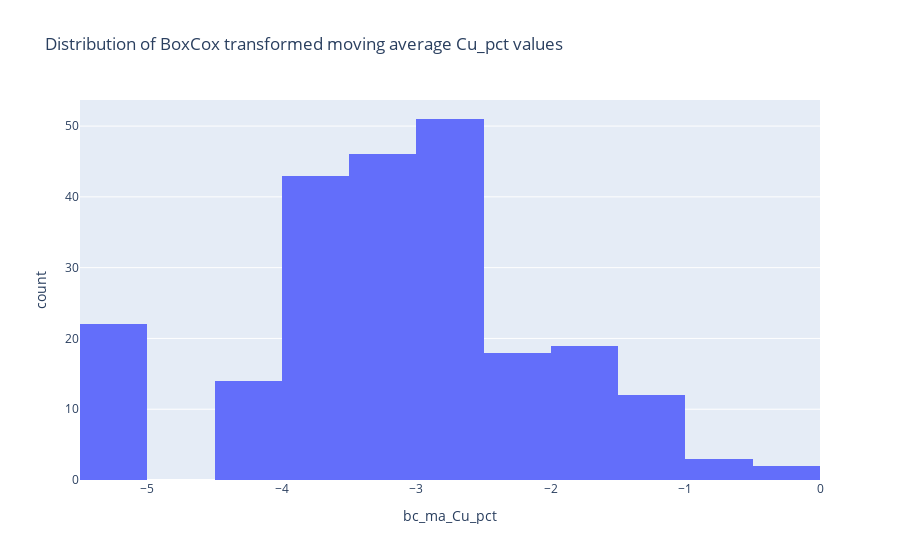

The code cell stored with this chart in its notebook:
### Code cell
epsilon_boxcox_shift = 0.00001
xt, maxlog_lamda = stats.boxcox(adt_FLT_HBX_HWS_Cu["moving_average_Cu_pct"] + epsilon_boxcox_shift)
print(f"The maxlog lamda parameter used for the BoxCox transformation was {maxlog_lamda}")

xt_df = pd.DataFrame(data = {"bc_ma_Cu_pct" : xt})
fig = px.histogram(xt_df, x = "bc_ma_Cu_pct",
                  title = "Distribution of BoxCox transformed moving average Cu_pct values")
fig.show()

### Figure 1 — Plotly figure (JSON) as saved in the notebook; plotly's stock layout.template omitted (floating-point values rounded to 4 significant figures; data arrays with more than 128 entries replaced by an {"elided": "..."} marker saying what was removed)
{"data": [{"alignmentgroup": "True", "bingroup": "x", "hovertemplate": "bc_ma_Cu_pct=%{x}<br>count=%{y}<extra></extra>", "legendgroup": "", "marker": {"color": "#636efa", "pattern": {"shape": ""}}, "name": "", "offsetgroup": "", "orientation": "v", "showlegend": false, "type": "histogram", "x": {"elided": "230 float values"}, "xaxis": "x", "yaxis": "y"}], "layout": {"barmode": "relative", "legend": {"tracegroupgap": 0}, "title": {"text": "Distribution of BoxCox transformed moving average Cu_pct values"}, "xaxis": {"anchor": "y", "domain": [0, 1], "title": {"text": "bc_ma_Cu_pct"}}, "yaxis": {"anchor": "x", "domain": [0, 1], "title": {"text": "count"}}}}
